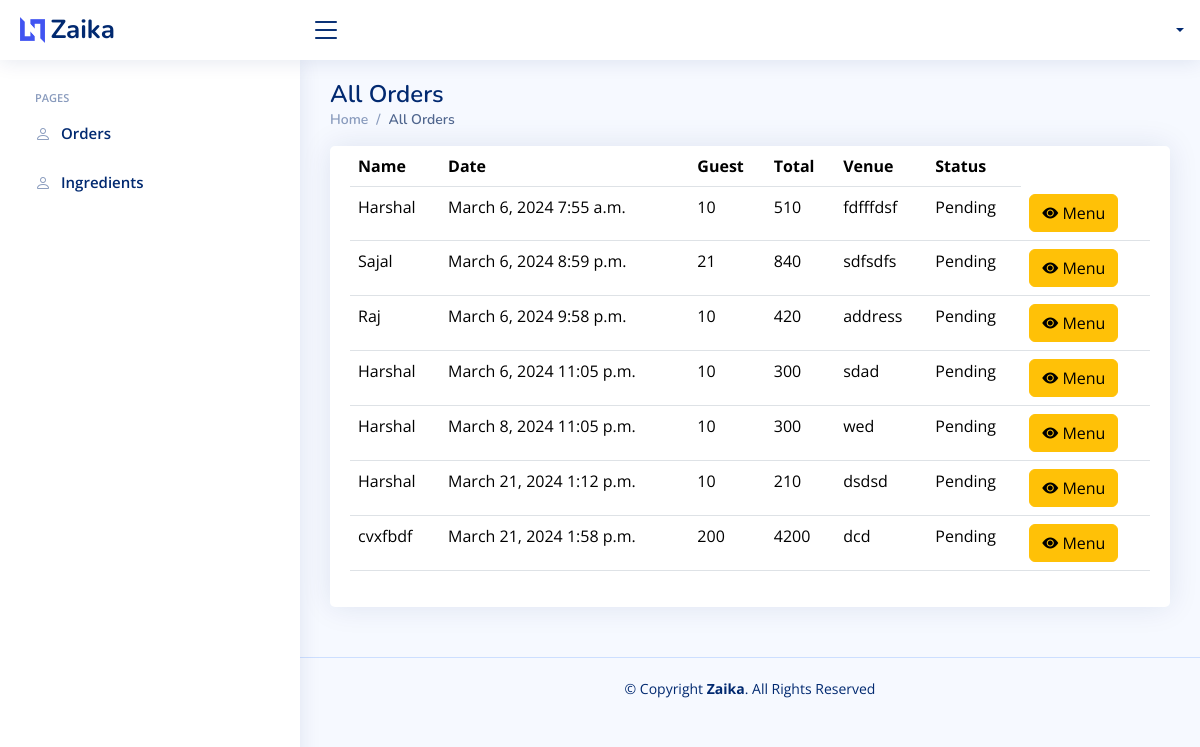
The app's page /staff/ (signed in) with its own data.
### UserApp/models.py (models this page shows, shortened)
class Order(models.Model):
    user = models.ForeignKey(Users, on_delete=models.CASCADE)
    name = models.CharField(max_length=100,null=True, blank=True)
    phone = models.CharField(max_length=100,null=True, blank=True)
    items = models.ManyToManyField(CartItem)
    order_date = models.DateTimeField(auto_now_add=True)
    total_price = models.IntegerField()
    guest_count = models.IntegerField(default=1)
    venue = models.CharField(max_length=100,null=True,blank=True)
    date = models.DateField()
    time = models.TimeField()
    status = models.CharField(max_length=100,default="Pending",null=True,blank=True)

### StaffApp/views.py (the view)
# urls.py: path('',Userorder,name='u-order'),
@login_required(login_url='/staff/staff_login/')
def Userorder(request):
    data = Order.objects.all().prefetch_related(
        'items__dish__ingredients'
    )
    return render(request, 'u_orders.html', context={'data': data})

### StaffApp/templates/u_orders.html (shortened to what this page needs)
{% extends "staff_base.html" %}
{% load static %}
{% block content %}
<main id="main" class="main">
    <div class="pagetitle">
        <h1>All Orders</h1>
        <nav>
          <ol class="breadcrumb">
            <li class="breadcrumb-item"><a href="">Home</a></li>
            <li class="breadcrumb-item active">All Orders</li>
          </ol>
        </nav>
    </div>
    <section class="section">
        <div class="row">
          <div class="col-lg-12">
            <div class="card">
              <div class="card-body">
                <table class="table datatable">
                  <thead>
                    <tr>
                      <th scope="col">Name</th>
                      <th scope="col">Date</th>
                      <th scope="col">Guest</th>
                      <th scope="col">Total</th>
                      <th scope="col">Venue</th>
                      <th scope="col">Status</th>
                    </tr>
                  </thead>
                  <tbody>
                    {% for obj in data %}
                    <tr>
                      <td>{{obj.name}}</td>
                      <td>{{obj.date}} {{obj.time}}</td>
                      <td>{{obj.guest_count}}</td>
                      <td>{{obj.total_price}}</td>
                      <td>{{obj.venue}}</td>
                      <td>{{obj.status}}</td>
                      <td>
                        <button type="button" class="btn btn-warning" data-bs-toggle="modal" data-bs-target="#modalDialog1Scrollable{{ obj.id }}">
                            <i class="bi bi-eye-fill"></i> Menu
                        </button>
                    </td>
                </tr>
            {% endfor %}
                  </tbody>
                </table>
              </div>
            </div>
          </div>
        </div>
    </section>
</main>
{% endblock content %}

### UserApp/static/User/assets/css/style.css (style rules this page uses)
:root { scroll-behavior: smooth; }
body { font-family: "Open Sans", sans-serif; background: #f6f9ff; color: #444444; }
a { color: #4154f1; text-decoration: none; }
h1, h2, h3, h4, h5, h6 { font-family: "Nunito", sans-serif; }
#main { margin-top: 60px; padding: 20px 30px; transition: all 0.3s; }
.pagetitle { margin-bottom: 10px; }
.pagetitle h1 { font-size: 24px; margin-bottom: 0; font-weight: 600; color: #012970; }
.card { margin-bottom: 30px; border: none; border-radius: 5px; box-shadow: 0px 0 30px rgba(1, 41, 112, 0.1); }
.card-body { padding: 0 20px 20px 20px; }
.breadcrumb { font-size: 14px; font-family: "Nunito", sans-serif; color: #899bbd; font-weight: 600; }
.breadcrumb a { color: #899bbd; transition: 0.3s; }
.breadcrumb .breadcrumb-item::before { color: #899bbd; }
.breadcrumb .active { color: #51678f; font-weight: 600; }
@media (min-width: 1200px) { #main, #footer { margin-left: 300px; } }

### records on screen
Order: name "Harshal", date "March 6, 2024", time "7:55 a.m.", guest_count "10", total_price "510", venue "fdfffdsf", status "Pending"
Order: name "Sajal", date "March 6, 2024", time "8:59 p.m.", guest_count "21", total_price "840", venue "sdfsdfs", status "Pending"
Order: name "Raj", date "March 6, 2024", time "9:58 p.m.", guest_count "10", total_price "420", venue "address", status "Pending"
Order: name "Harshal", date "March 6, 2024", time "11:05 p.m.", guest_count "10", total_price "300", venue "sdad", status "Pending"
Order: name "Harshal", date "March 8, 2024", time "11:05 p.m.", guest_count "10", total_price "300", venue "wed", status "Pending"
Order: name "Harshal", date "March 21, 2024", time "1:12 p.m.", guest_count "10", total_price "210", venue "dsdsd", status "Pending"
Order: name "cvxfbdf", date "March 21, 2024", time "1:58 p.m.", guest_count "200", total_price "4200", venue "dcd", status "Pending"
